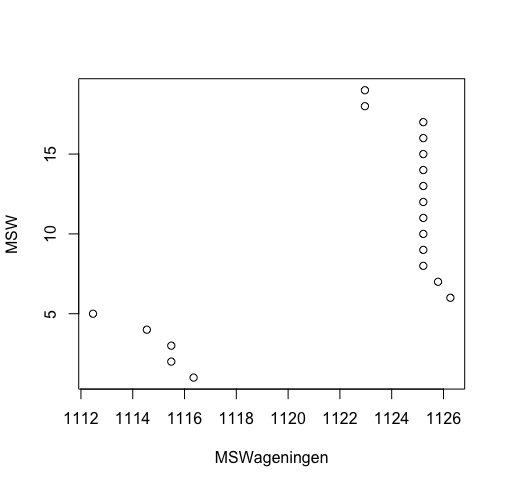

Write R code to recreate this figure.
###find a max yield###

#in Wageningen
library(readr)
#10
Lintul5_wageningen_maize_daily_Start10 <- 
  read.csv("1Maize-Wageningen/Lintul5_wageningen_maize_daily_Start10.csv",
           sep = ";")

MaxMS10w <- print(max(Lintul5_wageningen_maize_daily_Start10$Yield))
#15
Lintul5_wageningen_maize_daily_Start15 <- 
  read.csv("1Maize-Wageningen/Lintul5_wageningen_maize_daily_Start15.csv",
           sep = ";")

MaxMS15w<- print(max(Lintul5_wageningen_maize_daily_Start15$Yield))
#20
Lintul5_wageningen_maize_daily_Start20 <- 
  read.csv("1Maize-Wageningen/Lintul5_wageningen_maize_daily_Start20.csv",
           sep = ";")

MaxMS20w<- print(max(Lintul5_wageningen_maize_daily_Start20$Yield))
#25
Lintul5_wageningen_maize_daily_Start25 <- 
  read.csv("1Maize-Wageningen/Lintul5_wageningen_maize_daily_Start25.csv",
           sep = ";")

MaxMS25w<- print(max(Lintul5_wageningen_maize_daily_Start25$Yield))
#28
Lintul5_wageningen_maize_daily_Start28 <- 
  read.csv("1Maize-Wageningen/Lintul5_wageningen_maize_daily_Start28.csv",
           sep = ";")

MaxMS28w <- print(max(Lintul5_wageningen_maize_daily_Start28$Yield))
#29
Lintul5_wageningen_maize_daily_Start29 <- 
  read.csv("1Maize-Wageningen/Lintul5_wageningen_maize_daily_Start29.csv",
           sep = ";")

MaxMS29w <- print(max(Lintul5_wageningen_maize_daily_Start29$Yield))
#30
Lintul5_wageningen_maize_daily_Start30 <- 
  read.csv("1Maize-Wageningen/Lintul5_wageningen_maize_daily_Start30.csv",
           sep =";")
MaxMS30w <- print(max(Lintul5_wageningen_maize_daily_Start30$Yield))
#35
Lintul5_wageningen_maize_daily_Start35 <- 
  read.csv("1Maize-Wageningen/Lintul5_wageningen_maize_daily_Start35.csv",
           sep =";")
MaxMS35w <- print(max(Lintul5_wageningen_maize_daily_Start35$Yield))
#40
Lintul5_wageningen_maize_daily_Start40 <- 
  read.csv("1Maize-Wageningen/Lintul5_wageningen_maize_daily_Start40.csv",
           sep = ";")
MaxMS40w <- print(max(Lintul5_wageningen_maize_daily_Start40$Yield))
#45
Lintul5_wageningen_maize_daily_Start45 <- 
  read.csv("1Maize-Wageningen/Lintul5_wageningen_maize_daily_Start45.csv",
           sep = ";")
MaxMS45w <- print(max(Lintul5_wageningen_maize_daily_Start45$Yield))
#47
Lintul5_wageningen_maize_daily_Start47 <- 
  read.csv("1Maize-Wageningen/Lintul5_wageningen_maize_daily_Start47.csv",
           sep = ";")
MaxMS47w <- print(max(Lintul5_wageningen_maize_daily_Start47$Yield))
#50
Lintul5_wageningen_maize_daily_Start50 <-
  read.csv("1Maize-Wageningen/Lintul5_wageningen_maize_daily_Start50.csv",
           sep = ";")
MaxMS50w <- print(max(Lintul5_wageningen_maize_daily_Start50$Yield))

#56
Lintul5_wageningen_maize_daily_Start56 <- 
  read.csv("1Maize-Wageningen/Lintul5_wageningen_maize_daily_Start56.csv",
           sep = ";")
MaxMS56w <- print(max(Lintul5_wageningen_maize_daily_Start56$Yield))
#57
Lintul5_wageningen_maize_daily_Start57 <- 
  read.csv("1Maize-Wageningen/Lintul5_wageningen_maize_daily_Start57.csv",
           sep = ";")
MaxMS57w <- print(max(Lintul5_wageningen_maize_daily_Start57$Yield))

#60
Lintul5_wageningen_maize_daily_Start60 <- 
  read.csv("1Maize-Wageningen/Lintul5_wageningen_maize_daily_Start60.csv",
           sep = ";")
MaxMS60w <- print(max(Lintul5_wageningen_maize_daily_Start60$Yield))
#65
Lintul5_wageningen_maize_daily_Start65 <- 
  read.csv("1Maize-Wageningen/Lintul5_wageningen_maize_daily_Start65.csv",
           sep = ";")
MaxMS65w <- print(max(Lintul5_wageningen_maize_daily_Start65$Yield))

#70
Lintul5_wageningen_maize_daily_Start70 <- 
  read.csv("1Maize-Wageningen/Lintul5_wageningen_maize_daily_Start70.csv",
           sep = ";")
MaxMS70w <- print(max(Lintul5_wageningen_maize_daily_Start70$Yield))
#75
Lintul5_wageningen_maize_daily_Start75 <- 
  read.csv("1Maize-Wageningen/Lintul5_wageningen_maize_daily_Start75.csv",
           sep = ";")
MaxMS75w <- print(max(Lintul5_wageningen_maize_daily_Start75$Yield))
#80
Lintul5_wageningen_maize_daily_Start80 <- 
  read.csv("1Maize-Wageningen/Lintul5_wageningen_maize_daily_Start80.csv",
           sep = ";")
MaxMS80w <- print(max(Lintul5_wageningen_maize_daily_Start80$Yield))



###find a max Yield###


MSWageningen <- list("MaxMS10w"=MaxMS10w,"MaxMS15w"=MaxMS15w,
                     "MaxMS20w"=MaxMS20w, "MaxMS25w"=MaxMS25w,
                     "MaxMS28w"=MaxMS28w, "MaxMS29w"=MaxMS29w,
                     "MaxMS30w"=MaxMS30w,"MaxMS35w"=MaxMS35w, 
                     "MaxMS40w"=MaxMS40w,"MaxMS45w"=MaxMS45w, "MaxMS47w"=MaxMS47w,
                     "MaxMS50w"=MaxMS50w, "MaxMS56w"=MaxMS56w,
                     "MaxMS57w"=MaxMS57w, "MaxMS60w"=MaxMS60w, "MaxMS65w"=MaxMS65w,
                      "MaxMS70w"=MaxMS70w,"MaxMS75w"=MaxMS75w, "MaxMS80w"=MaxMS80w
                     
                     )
do.call(pmax, MSWageningen)

MSW <- (1:19)

plot(MSWageningen, MSW)
